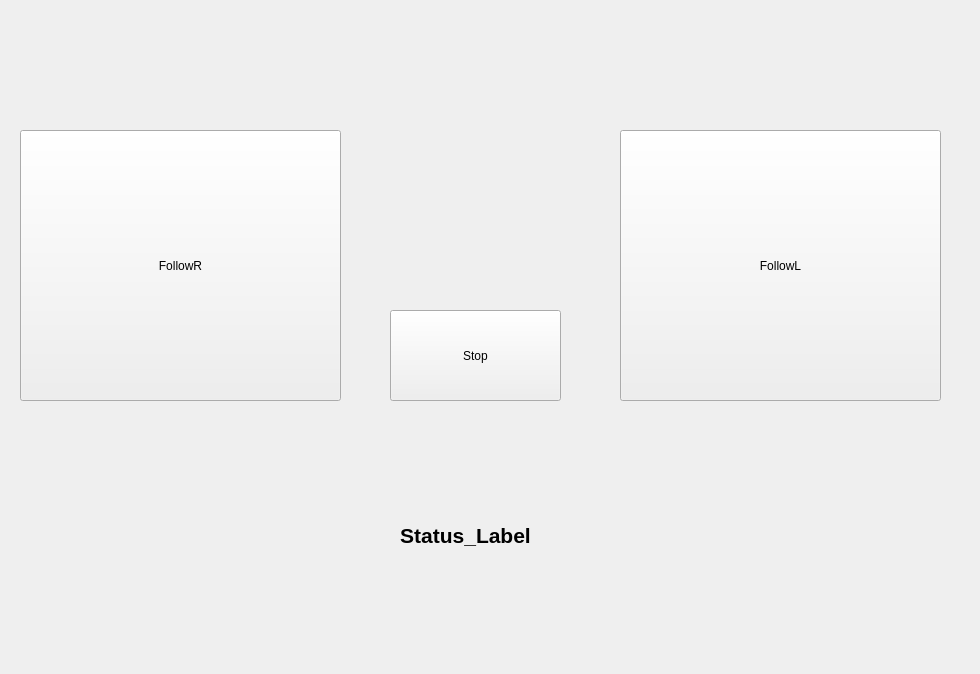
<?xml version="1.0" encoding="UTF-8"?>
<ui version="4.0">
 <class>Form</class>
 <widget class="QWidget" name="Form">
  <property name="geometry">
   <rect>
    <x>0</x>
    <y>0</y>
    <width>980</width>
    <height>674</height>
   </rect>
  </property>
  <property name="windowTitle">
   <string>Form</string>
  </property>
  <widget class="QPushButton" name="follow_righ_Button">
   <property name="geometry">
    <rect>
     <x>20</x>
     <y>130</y>
     <width>321</width>
     <height>271</height>
    </rect>
   </property>
   <property name="text">
    <string>FollowR</string>
   </property>
  </widget>
  <widget class="QPushButton" name="follow_left_Button">
   <property name="geometry">
    <rect>
     <x>620</x>
     <y>130</y>
     <width>321</width>
     <height>271</height>
    </rect>
   </property>
   <property name="text">
    <string>FollowL</string>
   </property>
  </widget>
  <widget class="QPushButton" name="stopButton">
   <property name="geometry">
    <rect>
     <x>390</x>
     <y>310</y>
     <width>171</width>
     <height>91</height>
    </rect>
   </property>
   <property name="text">
    <string>Stop</string>
   </property>
  </widget>
  <widget class="QLabel" name="status_Label">
   <property name="geometry">
    <rect>
     <x>360</x>
     <y>480</y>
     <width>211</width>
     <height>111</height>
    </rect>
   </property>
   <property name="palette">
    <palette>
     <active>
      <colorrole role="Button">
       <brush brushstyle="SolidPattern">
        <color alpha="255">
         <red>92</red>
         <green>53</green>
         <blue>102</blue>
        </color>
       </brush>
      </colorrole>
      <colorrole role="Light">
       <brush brushstyle="SolidPattern">
        <color alpha="255">
         <red>92</red>
         <green>53</green>
         <blue>102</blue>
        </color>
       </brush>
      </colorrole>
      <colorrole role="BrightText">
       <brush brushstyle="SolidPattern">
        <color alpha="255">
         <red>92</red>
         <green>53</green>
         <blue>102</blue>
        </color>
       </brush>
      </colorrole>
      <colorrole role="Base">
       <brush brushstyle="SolidPattern">
        <color alpha="255">
         <red>92</red>
         <green>53</green>
         <blue>102</blue>
        </color>
       </brush>
      </colorrole>
      <colorrole role="Window">
       <brush brushstyle="SolidPattern">
        <color alpha="255">
         <red>92</red>
         <green>53</green>
         <blue>102</blue>
        </color>
       </brush>
      </colorrole>
      <colorrole role="NoRole">
       <brush brushstyle="SolidPattern">
        <color alpha="255">
         <red>92</red>
         <green>53</green>
         <blue>102</blue>
        </color>
       </brush>
      </colorrole>
     </active>
     <inactive>
      <colorrole role="Button">
       <brush brushstyle="SolidPattern">
        <color alpha="255">
         <red>92</red>
         <green>53</green>
         <blue>102</blue>
        </color>
       </brush>
      </colorrole>
      <colorrole role="Light">
       <brush brushstyle="SolidPattern">
        <color alpha="255">
         <red>92</red>
         <green>53</green>
         <blue>102</blue>
        </color>
       </brush>
      </colorrole>
      <colorrole role="BrightText">
       <brush brushstyle="SolidPattern">
        <color alpha="255">
         <red>92</red>
         <green>53</green>
         <blue>102</blue>
        </color>
       </brush>
      </colorrole>
      <colorrole role="Base">
       <brush brushstyle="SolidPattern">
        <color alpha="255">
         <red>92</red>
         <green>53</green>
         <blue>102</blue>
        </color>
       </brush>
      </colorrole>
      <colorrole role="Window">
       <brush brushstyle="SolidPattern">
        <color alpha="255">
         <red>92</red>
         <green>53</green>
         <blue>102</blue>
        </color>
       </brush>
      </colorrole>
      <colorrole role="NoRole">
       <brush brushstyle="SolidPattern">
        <color alpha="255">
         <red>92</red>
         <green>53</green>
         <blue>102</blue>
        </color>
       </brush>
      </colorrole>
     </inactive>
     <disabled>
      <colorrole role="Button">
       <brush brushstyle="SolidPattern">
        <color alpha="255">
         <red>92</red>
         <green>53</green>
         <blue>102</blue>
        </color>
       </brush>
      </colorrole>
      <colorrole role="Light">
       <brush brushstyle="SolidPattern">
        <color alpha="255">
         <red>92</red>
         <green>53</green>
         <blue>102</blue>
        </color>
       </brush>
      </colorrole>
      <colorrole role="BrightText">
       <brush brushstyle="SolidPattern">
        <color alpha="255">
         <red>92</red>
         <green>53</green>
         <blue>102</blue>
        </color>
       </brush>
      </colorrole>
      <colorrole role="Base">
       <brush brushstyle="SolidPattern">
        <color alpha="255">
         <red>92</red>
         <green>53</green>
         <blue>102</blue>
        </color>
       </brush>
      </colorrole>
      <colorrole role="Window">
       <brush brushstyle="SolidPattern">
        <color alpha="255">
         <red>92</red>
         <green>53</green>
         <blue>102</blue>
        </color>
       </brush>
      </colorrole>
      <colorrole role="NoRole">
       <brush brushstyle="SolidPattern">
        <color alpha="255">
         <red>92</red>
         <green>53</green>
         <blue>102</blue>
        </color>
       </brush>
      </colorrole>
     </disabled>
    </palette>
   </property>
   <property name="font">
    <font>
     <pointsize>16</pointsize>
     <weight>75</weight>
     <italic>false</italic>
     <bold>true</bold>
    </font>
   </property>
   <property name="text">
    <string>Status_Label</string>
   </property>
   <property name="alignment">
    <set>Qt::AlignCenter</set>
   </property>
  </widget>
 </widget>
 <resources/>
 <connections/>
</ui>
